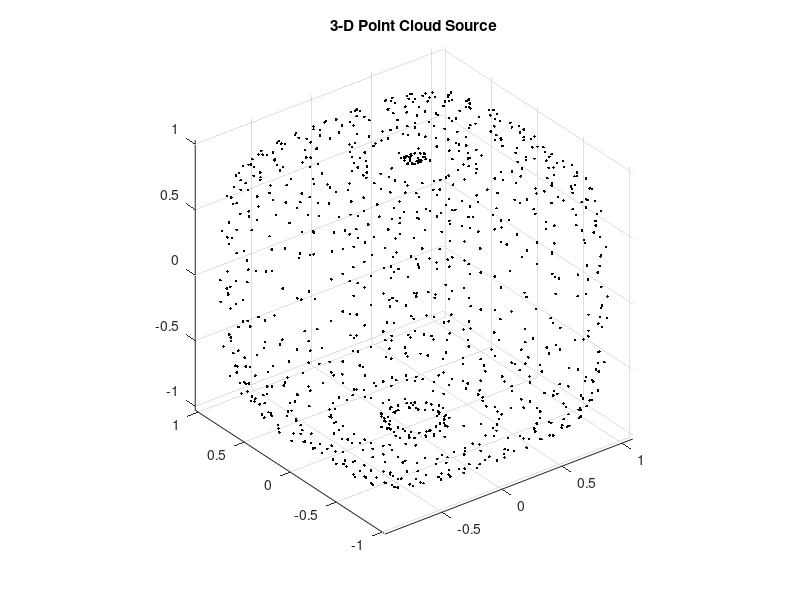

Write MATLAB code to recreate this figure. (Note: this script raises an error after producing the figure.)
clf;
clear all;
rng(0);  % fix random number generator to zero

t = (0:0.2:2*pi)';
p = (0:0.2:2*pi)';
[T, P] = meshgrid(t, p);
noiselevel = 0.1;

% Parametric Fernandez-Guasti squircle
%
r = 1;
s = 0.75;
X = r * cos(T) .* cos(P) ./ sqrt(1 - s * cos(T).^2 .* sin(P).^2 - s * sin(T).^2) + noiselevel * rand(size(t));
Y = r * cos(T) .* sin(P) ./ sqrt(1 - s * cos(T).^2 .* cos(P).^2 - s * sin(T).^2);
Z = r * sin(T) ./ sqrt(1 - s * cos(T).^2);

x = X(:);
y = Y(:);
z = Z(:);


N = length(T)*length(P); % total number of points in the point cloud

% Plot point cloud
%
figure(1), clf

plot3(x, y, z, 'k.')
title('3-D Point Cloud Source')

axis equal
grid on
hold on

print('problem_2ii_source_cloud', '-dpng')

xzero = [x y z];
xzero = [xzero(end, :); xzero; xzero(1, :)];

normal = zeros(N, 3);

% radius used to collect points for normal calculation
%
normal_radius = 0.30;
max_neighbor_radius = 0;
for j=1:size(normal, 1)
    data = xzero(j, :);
    min_radius = 3;
    for k = 1:size(xzero, 1)
        d = norm(xzero(j, :) - xzero(k, :));

        if d ~= 0 && d < min_radius
            min_radius = d;
        end

        if j ~= k && (0 < d) && (d < normal_radius)
            data = [data; xzero(k, :)];
        end
    end

    if min_radius > max_neighbor_radius
        max_neighbor_radius = min_radius;
    end

    normal(j,:) = bestfitnormal(data);
end

max_neighbor_radius

xzero([1, N + 2], :)=[];
alpha=4e-1;

% Exterior and interior points
%
xplus = xzero + alpha*normal;
xminus = xzero - alpha*normal;

% Plot interior/exterior point cloud
%
figure(2), clf
plot3(xzero(:, 1), xzero(:, 2), xzero(:, 3), 'ro', 'DisplayName', 'x_j')
hold on
plot3(xplus(:, 1), xplus(:, 2), xplus(:, 3), 'b*', 'DisplayName', 'x_j^+')
plot3(xminus(:, 1), xminus(:, 2), xminus(:, 3), 'gd', 'DisplayName', 'x_j^-')

axis equal
legend()
grid on


view([-90 0])
print('problem_2ii_normal_cloud_2d', '-dpng')
view([-25, 55])
print('problem_2ii_normal_cloud_3d', '-dpng')


eps = 10;
% phi = @(r) exp(-(eps*r).^2); %GA
% phi = @(r) 1./sqrt(1 + (eps*r).^2); %IMQ
phi = @(r) sqrt(1 + (eps*r).^2); %MQ

M = 3*N;
RHS = [zeros(N,1); alpha*ones(N,1); -alpha*ones(N,1)];

A = zeros(M);

Xbig = [xzero; xplus; xminus];

for j = 1:M
    for k = 1:M
        A(j,k) = phi(norm(Xbig(j,:)-Xbig(k,:)));
    end
end

C = A\RHS;

rbf = @(Xin) C' * phi(sqrt(sum((Xbig - repmat(Xin, size(Xbig, 1), 1)).^2, 2)));

[Xplot, Yplot, Zplot] = meshgrid(-1:0.2:1, -1:0.2:1, -1:0.2:1);

Uplot = zeros(size(Xplot));

for j = 1:size(Xplot, 1)
    for k = 1:size(Yplot, 1)
        for l = 1:size(Zplot, 1)
            Uplot(j, k, l)=rbf([Xplot(j, k, l) Yplot(j, k, l) Zplot(j, k, l)]);
        end
    end
end

figure(3), clf

isosurface(Xplot, Yplot, Zplot, Uplot, 0);
title('Level Surface F(x) = 0')
axis equal;
hold on;
grid on;
plot3(xzero(:, 1), xzero(:, 2), xzero(:, 3), 'k.')
view([-55, 25])
print('problem_2ii_rbf_surface', '-dpng')
